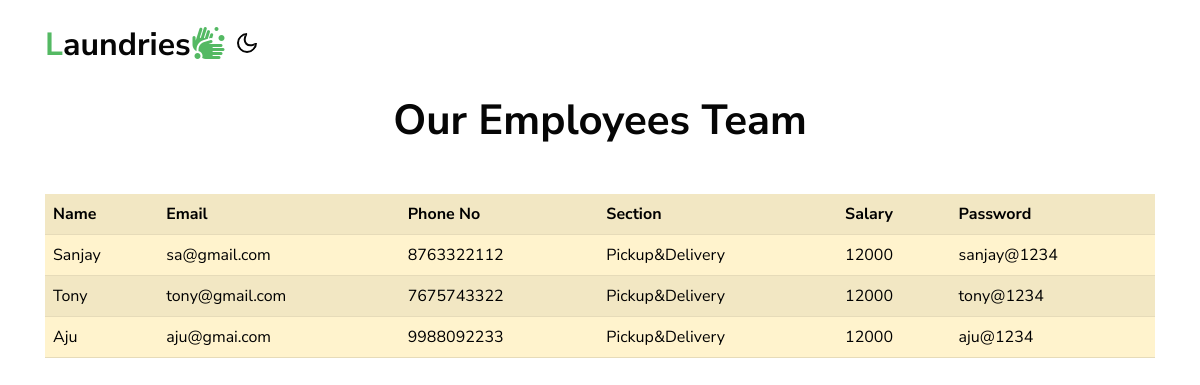
The app's page /emplist/ (signed in) with its own data.
### ewebApp/models.py (models this page shows)
class Employee(models.Model):
    manager = models.ForeignKey(Manager,on_delete=models.CASCADE,null=True)
    name = models.CharField(max_length=20)
    email = models.EmailField(max_length=20)
    section = models.CharField(max_length=20,null=True)
    phone = models.IntegerField()
    salary = models.IntegerField()
    password = models.CharField(max_length=10)

### ewebApp/views.py (the view)
# urls.py: path("emplist/",views.emplist),
def emplist(request):
    uid = request.session['id']
    u = Manager.objects.get(id=uid)
    data = Employee.objects.filter(manager_id=u.id)
    return render(request,'emplist.html',{"data":data})

### template/emplist.html (shortened to what this page needs)
<!doctype html>
<html lang="en">
<head>
    <link rel="stylesheet" href="../static/assets/css/style-starter.css">
</head>
<body>
    <header id="site-header" class="fixed-top">
        <div class="container">
            <nav class="navbar navbar-expand-lg navbar-light">
                <a class="navbar-brand" href="index.html">
                    <span>L</span>aundries<i class="fas fa-hands-wash"></i>
                </a>
                <div class="cont-ser-position">
                    <nav class="navigation">
                        <div class="theme-switch-wrapper">
                            <label class="theme-switch" for="checkbox">
                                <div class="mode-container">
                                    <i class="gg-moon"></i>
                                </div>
                            </label>
                        </div>
                    </nav>
                </div>
            </nav>
        </div>
    </header>
    <body>
        <div class="w3l-grids-block-5 py-5">
            <div class="container py-lg-5 py-md-4 py-2">
                <div class="title-main text-center mx-auto mb-md-5 mb-4" style="max-width:500px;">
                    <h3 class="title-style">Our Employees Team</h3>
                </div>
        <table class="table table-warning table-striped">
            <tr>
                <th>Name</th>
                <th>Email</th>
                <th>Phone No</th>
                <th>Section</th>
                <th>Salary</th>
                <th>Password</th>
            </tr>
                {% for d in data %}
            <tr>
                <td>{{d.name}}</td>
                <td>{{d.email}}</td>
                <td>{{d.phone}}</td>
                <td>{{d.section}}</td>
                <td>{{d.salary}}</td>
                <td>{{d.password}}</td>
            </tr>
               {% endfor %}
        </table>
</body>

### records on screen
Employee: name "Sanjay", email "sa@gmail.com", phone "8763322112", section "Pickup&Delivery", salary "12000", password "sanjay@1234"
Employee: name "Tony", email "tony@gmail.com", phone "7675743322", section "Pickup&Delivery", salary "12000", password "tony@1234"
Employee: name "Aju", email "aju@gmai.com", phone "9988092233", section "Pickup&Delivery", salary "12000", password "aju@1234"
